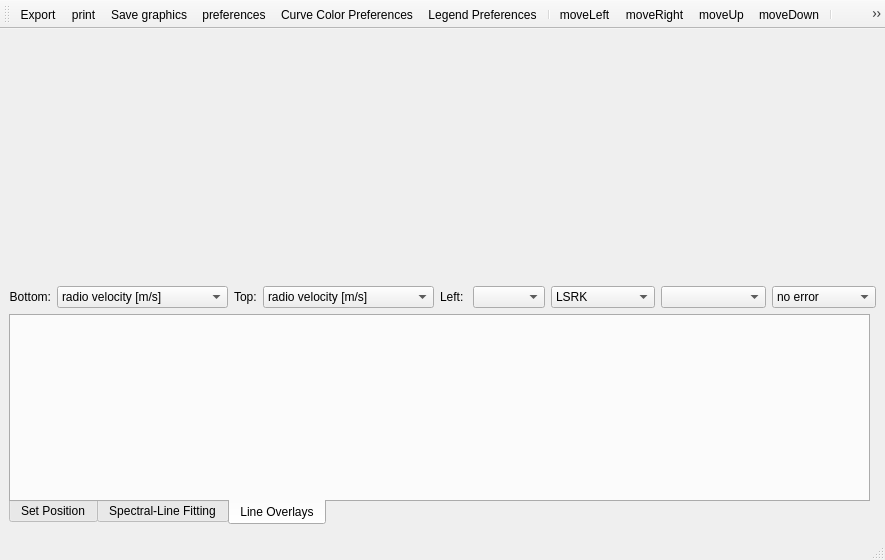
<?xml version="1.0" encoding="UTF-8"?>
<ui version="4.0">
 <class>QtProfileGUI</class>
 <widget class="QMainWindow" name="QtProfileGUI">
  <property name="geometry">
   <rect>
    <x>0</x>
    <y>0</y>
    <width>885</width>
    <height>560</height>
   </rect>
  </property>
  <property name="sizePolicy">
   <sizepolicy hsizetype="MinimumExpanding" vsizetype="Preferred">
    <horstretch>0</horstretch>
    <verstretch>0</verstretch>
   </sizepolicy>
  </property>
  <property name="minimumSize">
   <size>
    <width>832</width>
    <height>560</height>
   </size>
  </property>
  <property name="windowTitle">
   <string>Spectral Profiler</string>
  </property>
  <widget class="QWidget" name="centralwidget">
   <layout class="QVBoxLayout" name="verticalLayout_2">
    <item>
     <widget class="CanvasHolder" name="canvasHolder" native="true">
      <property name="sizePolicy">
       <sizepolicy hsizetype="Expanding" vsizetype="Expanding">
        <horstretch>81</horstretch>
        <verstretch>0</verstretch>
       </sizepolicy>
      </property>
      <property name="minimumSize">
       <size>
        <width>811</width>
        <height>240</height>
       </size>
      </property>
      <property name="cursor">
       <cursorShape>ArrowCursor</cursorShape>
      </property>
      <property name="focusPolicy">
       <enum>Qt::StrongFocus</enum>
      </property>
     </widget>
    </item>
    <item>
     <layout class="QHBoxLayout" name="horizontalLayout_4">
      <item>
       <layout class="QHBoxLayout" name="horizontalLayout">
        <item>
         <widget class="QLabel" name="label_5">
          <property name="text">
           <string>&lt;font color='black'&gt;Bottom:&lt;/fong&gt;</string>
          </property>
          <property name="alignment">
           <set>Qt::AlignRight|Qt::AlignTrailing|Qt::AlignVCenter</set>
          </property>
         </widget>
        </item>
        <item>
         <widget class="QComboBox" name="bottomAxisCType">
          <property name="toolTip">
           <string>Select the plot unit.</string>
          </property>
          <item>
           <property name="text">
            <string>radio velocity [m/s]</string>
           </property>
          </item>
          <item>
           <property name="text">
            <string>radio velocity [km/s]</string>
           </property>
          </item>
          <item>
           <property name="text">
            <string>optical velocity [m/s]</string>
           </property>
          </item>
          <item>
           <property name="text">
            <string>optical velocity [km/s]</string>
           </property>
          </item>
          <item>
           <property name="text">
            <string>frequency [Hz]</string>
           </property>
          </item>
          <item>
           <property name="text">
            <string>frequency [MHz]</string>
           </property>
          </item>
          <item>
           <property name="text">
            <string>frequency [GHz]</string>
           </property>
          </item>
          <item>
           <property name="text">
            <string>wavelength [mm]</string>
           </property>
          </item>
          <item>
           <property name="text">
            <string>wavelength [um]</string>
           </property>
          </item>
          <item>
           <property name="text">
            <string>wavelength [nm]</string>
           </property>
          </item>
          <item>
           <property name="text">
            <string>wavelength [Angstrom]</string>
           </property>
          </item>
          <item>
           <property name="text">
            <string>air wavelength [mm]</string>
           </property>
          </item>
          <item>
           <property name="text">
            <string>air wavelength [um]</string>
           </property>
          </item>
          <item>
           <property name="text">
            <string>air wavelength [nm]</string>
           </property>
          </item>
          <item>
           <property name="text">
            <string>air wavelength [Angstrom]</string>
           </property>
          </item>
          <item>
           <property name="text">
            <string>channel</string>
           </property>
          </item>
         </widget>
        </item>
       </layout>
      </item>
      <item>
       <layout class="QHBoxLayout" name="horizontalLayout_2">
        <item>
         <widget class="QLabel" name="label_6">
          <property name="text">
           <string>&lt;font color='black'&gt;Top:&lt;/font&gt;</string>
          </property>
         </widget>
        </item>
        <item>
         <widget class="QComboBox" name="topAxisCType">
          <property name="toolTip">
           <string>Select the plot unit.</string>
          </property>
          <item>
           <property name="text">
            <string>radio velocity [m/s]</string>
           </property>
          </item>
          <item>
           <property name="text">
            <string>radio velocity [km/s]</string>
           </property>
          </item>
          <item>
           <property name="text">
            <string>optical velocity [m/s]</string>
           </property>
          </item>
          <item>
           <property name="text">
            <string>optical velocity [km/s]</string>
           </property>
          </item>
          <item>
           <property name="text">
            <string>frequency [Hz]</string>
           </property>
          </item>
          <item>
           <property name="text">
            <string>frequency [MHz]</string>
           </property>
          </item>
          <item>
           <property name="text">
            <string>frequency [GHz]</string>
           </property>
          </item>
          <item>
           <property name="text">
            <string>wavelength [mm]</string>
           </property>
          </item>
          <item>
           <property name="text">
            <string>wavelength [um]</string>
           </property>
          </item>
          <item>
           <property name="text">
            <string>wavelength [nm]</string>
           </property>
          </item>
          <item>
           <property name="text">
            <string>wavelength [Angstrom]</string>
           </property>
          </item>
          <item>
           <property name="text">
            <string>air wavelength [mm]</string>
           </property>
          </item>
          <item>
           <property name="text">
            <string>air wavelength [um]</string>
           </property>
          </item>
          <item>
           <property name="text">
            <string>air wavelength [nm]</string>
           </property>
          </item>
          <item>
           <property name="text">
            <string>air wavelength [Angstrom]</string>
           </property>
          </item>
          <item>
           <property name="text">
            <string>channel</string>
           </property>
          </item>
         </widget>
        </item>
       </layout>
      </item>
      <item>
       <layout class="QHBoxLayout" name="horizontalLayout_3">
        <item>
         <widget class="QLabel" name="leftLabel">
          <property name="text">
           <string>&lt;font color='black'&gt;Left:&lt;/font&gt;</string>
          </property>
         </widget>
        </item>
        <item>
         <widget class="QComboBox" name="yAxisCombo"/>
        </item>
       </layout>
      </item>
      <item>
       <widget class="QComboBox" name="spcRef">
        <property name="toolTip">
         <string>Select the spectral reference system.</string>
        </property>
        <item>
         <property name="text">
          <string>LSRK</string>
         </property>
        </item>
        <item>
         <property name="text">
          <string>LSRD</string>
         </property>
        </item>
        <item>
         <property name="text">
          <string>BARY</string>
         </property>
        </item>
        <item>
         <property name="text">
          <string>TOPO</string>
         </property>
        </item>
       </widget>
      </item>
      <item>
       <widget class="QComboBox" name="plotMode">
        <property name="toolTip">
         <string>Choose the combine type.</string>
        </property>
       </widget>
      </item>
      <item>
       <widget class="QComboBox" name="errorMode">
        <property name="toolTip">
         <string>Choose the error type.</string>
        </property>
        <item>
         <property name="text">
          <string>no error</string>
         </property>
        </item>
        <item>
         <property name="text">
          <string>rmse</string>
         </property>
        </item>
        <item>
         <property name="text">
          <string>propagated</string>
         </property>
        </item>
       </widget>
      </item>
     </layout>
    </item>
    <item>
     <widget class="QStackedWidget" name="purposeStackedLayout">
      <property name="sizePolicy">
       <sizepolicy hsizetype="MinimumExpanding" vsizetype="Preferred">
        <horstretch>255</horstretch>
        <verstretch>241</verstretch>
       </sizepolicy>
      </property>
      <property name="minimumSize">
       <size>
        <width>811</width>
        <height>215</height>
       </size>
      </property>
      <property name="maximumSize">
       <size>
        <width>16777215</width>
        <height>215</height>
       </size>
      </property>
      <property name="currentIndex">
       <number>0</number>
      </property>
      <widget class="QWidget" name="page">
       <widget class="QTabWidget" name="functionTabs">
        <property name="geometry">
         <rect>
          <x>0</x>
          <y>0</y>
          <width>861</width>
          <height>211</height>
         </rect>
        </property>
        <property name="sizePolicy">
         <sizepolicy hsizetype="MinimumExpanding" vsizetype="Preferred">
          <horstretch>0</horstretch>
          <verstretch>0</verstretch>
         </sizepolicy>
        </property>
        <property name="minimumSize">
         <size>
          <width>811</width>
          <height>211</height>
         </size>
        </property>
        <property name="toolTip">
         <string>Set the position by specifying a point or a rectangular region</string>
        </property>
        <property name="tabPosition">
         <enum>QTabWidget::South</enum>
        </property>
        <property name="currentIndex">
         <number>2</number>
        </property>
        <widget class="QWidget" name="tab">
         <attribute name="title">
          <string>Set Position</string>
         </attribute>
         <layout class="QVBoxLayout" name="verticalLayout">
          <item>
           <widget class="SpectralPositioningWidget" name="positioningWidget" native="true">
            <property name="sizePolicy">
             <sizepolicy hsizetype="MinimumExpanding" vsizetype="Preferred">
              <horstretch>0</horstretch>
              <verstretch>0</verstretch>
             </sizepolicy>
            </property>
            <property name="minimumSize">
             <size>
              <width>791</width>
              <height>0</height>
             </size>
            </property>
           </widget>
          </item>
         </layout>
        </widget>
        <widget class="QWidget" name="tab_2">
         <attribute name="title">
          <string>Spectral-Line Fitting</string>
         </attribute>
         <layout class="QHBoxLayout" name="horizontalLayout_35">
          <item>
           <widget class="SettingsWidget" name="specFitSettingsWidget" native="true">
            <property name="sizePolicy">
             <sizepolicy hsizetype="MinimumExpanding" vsizetype="Preferred">
              <horstretch>0</horstretch>
              <verstretch>0</verstretch>
             </sizepolicy>
            </property>
            <property name="minimumSize">
             <size>
              <width>747</width>
              <height>0</height>
             </size>
            </property>
           </widget>
          </item>
         </layout>
        </widget>
        <widget class="QWidget" name="tab_3">
         <attribute name="title">
          <string>Line Overlays</string>
         </attribute>
         <widget class="LineOverlaysTab" name="lineOverlaysHolder" native="true">
          <property name="geometry">
           <rect>
            <x>10</x>
            <y>0</y>
            <width>841</width>
            <height>181</height>
           </rect>
          </property>
          <property name="sizePolicy">
           <sizepolicy hsizetype="MinimumExpanding" vsizetype="Preferred">
            <horstretch>0</horstretch>
            <verstretch>0</verstretch>
           </sizepolicy>
          </property>
          <property name="minimumSize">
           <size>
            <width>791</width>
            <height>180</height>
           </size>
          </property>
         </widget>
        </widget>
       </widget>
      </widget>
      <widget class="QWidget" name="page_2">
       <layout class="QVBoxLayout" name="verticalLayout_3">
        <item>
         <widget class="SettingsWidget" name="momentSettingsWidget" native="true">
          <property name="sizePolicy">
           <sizepolicy hsizetype="MinimumExpanding" vsizetype="Preferred">
            <horstretch>0</horstretch>
            <verstretch>0</verstretch>
           </sizepolicy>
          </property>
          <property name="minimumSize">
           <size>
            <width>791</width>
            <height>0</height>
           </size>
          </property>
          <property name="maximumSize">
           <size>
            <width>16777215</width>
            <height>255</height>
           </size>
          </property>
         </widget>
        </item>
       </layout>
      </widget>
     </widget>
    </item>
   </layout>
  </widget>
  <widget class="QToolBar" name="profileTools">
   <property name="windowTitle">
    <string>toolBar</string>
   </property>
   <property name="floatable">
    <bool>true</bool>
   </property>
   <attribute name="toolBarArea">
    <enum>TopToolBarArea</enum>
   </attribute>
   <attribute name="toolBarBreak">
    <bool>false</bool>
   </attribute>
   <addaction name="actionExport"/>
   <addaction name="actionPrint"/>
   <addaction name="actionSaveGraphic"/>
   <addaction name="actionPreferences"/>
   <addaction name="actionColors"/>
   <addaction name="actionLegend"/>
   <addaction name="separator"/>
   <addaction name="actionMoveLeft"/>
   <addaction name="actionMoveRight"/>
   <addaction name="actionMoveUp"/>
   <addaction name="actionMoveDown"/>
   <addaction name="separator"/>
   <addaction name="actionZoomNeutral"/>
   <addaction name="actionZoomIn"/>
   <addaction name="actionZoomOut"/>
   <addaction name="separator"/>
   <addaction name="actionRangeXSelection"/>
   <addaction name="actionChannelPositioning"/>
   <addaction name="actionAnnotationText"/>
  </widget>
  <widget class="QStatusBar" name="profileStatus"/>
  <action name="actionExport">
   <property name="icon">
    <iconset>
     <normaloff>:/images/save.png</normaloff>:/images/save.png</iconset>
   </property>
   <property name="text">
    <string>Export</string>
   </property>
   <property name="toolTip">
    <string>Export profile to file</string>
   </property>
  </action>
  <action name="actionPrint">
   <property name="icon">
    <iconset>
     <normaloff>:/images/print.png</normaloff>:/images/print.png</iconset>
   </property>
   <property name="text">
    <string>print</string>
   </property>
   <property name="toolTip">
    <string>Print...</string>
   </property>
  </action>
  <action name="actionPreferences">
   <property name="icon">
    <iconset>
     <normaloff>:/images/settings.png</normaloff>:/images/settings.png</iconset>
   </property>
   <property name="text">
    <string>preferences</string>
   </property>
   <property name="toolTip">
    <string>Open preferences</string>
   </property>
  </action>
  <action name="actionColors">
   <property name="icon">
    <iconset>
     <normaloff>:/images/colorWheel.png</normaloff>:/images/colorWheel.png</iconset>
   </property>
   <property name="text">
    <string>Curve Color Preferences</string>
   </property>
   <property name="toolTip">
    <string>Open curve color preferences.</string>
   </property>
  </action>
  <action name="actionLegend">
   <property name="icon">
    <iconset>
     <normaloff>:/images/legend.png</normaloff>:/images/legend.png</iconset>
   </property>
   <property name="text">
    <string>Legend Preferences</string>
   </property>
   <property name="toolTip">
    <string>Open legend preferences.</string>
   </property>
  </action>
  <action name="actionRangeXSelection">
   <property name="icon">
    <iconset>
     <normaloff>:/images/rangeSelection.png</normaloff>:/images/rangeSelection.png</iconset>
   </property>
   <property name="text">
    <string>Select a range of values on the x-axis</string>
   </property>
   <property name="toolTip">
    <string>Select a range of values on the x-axis (Shift+click the left mouse button and drag)</string>
   </property>
  </action>
  <action name="actionChannelPositioning">
   <property name="icon">
    <iconset>
     <normaloff>:/images/channelSelection.png</normaloff>:/images/channelSelection.png</iconset>
   </property>
   <property name="text">
    <string>Specify a new channel position in the viewer or movie the viewer through a range of channels.</string>
   </property>
   <property name="toolTip">
    <string>Specify a new channel position in the viewer or movie the viewer through a range of channels.</string>
   </property>
  </action>
  <action name="actionAnnotationText">
   <property name="icon">
    <iconset>
     <normaloff>:/images/annotationText.png</normaloff>:/images/annotationText.png</iconset>
   </property>
   <property name="text">
    <string>Textual Annotation</string>
   </property>
   <property name="toolTip">
    <string>Add/Edit a plot label (Ctrl+click the left mouse button and drag)</string>
   </property>
  </action>
  <action name="actionMoveLeft">
   <property name="icon">
    <iconset>
     <normaloff>:/images/leftarrow.png</normaloff>:/images/leftarrow.png</iconset>
   </property>
   <property name="text">
    <string>moveLeft</string>
   </property>
   <property name="toolTip">
    <string>Scroll left  (left arrow)</string>
   </property>
  </action>
  <action name="actionMoveRight">
   <property name="icon">
    <iconset>
     <normaloff>:/images/rightarrow.png</normaloff>:/images/rightarrow.png</iconset>
   </property>
   <property name="text">
    <string>moveRight</string>
   </property>
   <property name="toolTip">
    <string>Scroll right  (right arrow)</string>
   </property>
  </action>
  <action name="actionMoveUp">
   <property name="icon">
    <iconset>
     <normaloff>:/images/uparrow.png</normaloff>:/images/uparrow.png</iconset>
   </property>
   <property name="text">
    <string>moveUp</string>
   </property>
   <property name="toolTip">
    <string>Scroll up  (up arrow)</string>
   </property>
  </action>
  <action name="actionMoveDown">
   <property name="icon">
    <iconset>
     <normaloff>:/images/downarrow.png</normaloff>:/images/downarrow.png</iconset>
   </property>
   <property name="text">
    <string>moveDown</string>
   </property>
   <property name="toolTip">
    <string>Scroll down  (down arrow)</string>
   </property>
  </action>
  <action name="actionZoomIn">
   <property name="icon">
    <iconset>
     <normaloff>:/images/zoomi.png</normaloff>:/images/zoomi.png</iconset>
   </property>
   <property name="text">
    <string>zoomIn</string>
   </property>
   <property name="toolTip">
    <string>Zoom in (+)</string>
   </property>
  </action>
  <action name="actionZoomOut">
   <property name="icon">
    <iconset>
     <normaloff>:/images/zoomo.png</normaloff>:/images/zoomo.png</iconset>
   </property>
   <property name="text">
    <string>zoomOut</string>
   </property>
   <property name="toolTip">
    <string>Zoom out (-)</string>
   </property>
  </action>
  <action name="actionSaveGraphic">
   <property name="icon">
    <iconset>
     <normaloff>:/images/saveGraphic.png</normaloff>:/images/saveGraphic.png</iconset>
   </property>
   <property name="text">
    <string>Save graphics</string>
   </property>
   <property name="toolTip">
    <string>Save as a (standard graphics) image.</string>
   </property>
  </action>
  <action name="actionZoomNeutral">
   <property name="icon">
    <iconset>
     <normaloff>:/images/zoomn.png</normaloff>:/images/zoomn.png</iconset>
   </property>
   <property name="text">
    <string>zoomNeutral</string>
   </property>
   <property name="toolTip">
    <string>Zoom neutral</string>
   </property>
  </action>
 </widget>
 <customwidgets>
  <customwidget>
   <class>CanvasHolder</class>
   <extends>QWidget</extends>
   <header>display/QtPlotter/CanvasHolder.qo.h</header>
   <container>1</container>
  </customwidget>
  <customwidget>
   <class>SettingsWidget</class>
   <extends>QWidget</extends>
   <header>display/QtPlotter/SettingsWidget.qo.h</header>
  </customwidget>
  <customwidget>
   <class>SpectralPositioningWidget</class>
   <extends>QWidget</extends>
   <header>display/QtPlotter/SpectralPositioningWidget.qo.h</header>
  </customwidget>
  <customwidget>
   <class>LineOverlaysTab</class>
   <extends>QWidget</extends>
   <header>display/QtPlotter/LineOverlaysTab.qo.h</header>
  </customwidget>
 </customwidgets>
 <resources/>
 <connections/>
</ui>
